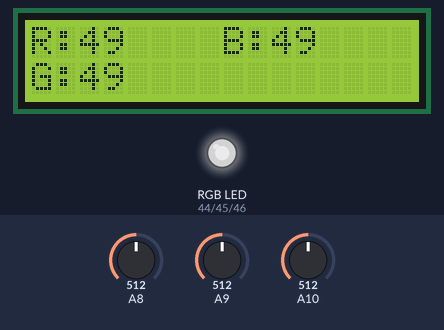
A sketch run on a simulated Arduino Mega 2560, built with avr-gcc and run on an emulated ATmega2560. Shown: 16×2 character LCD, an RGB LED mixed from three pins (HIGH = lit). The inputs (shaded band) are chosen by the test bench; at power-on: A8 = 512, A9 = 512, A10 = 512. Dim RGB values are drawn brighter than linear.

Above: at 1.2 s.
1.3 s: A8 set to 716
At 1.7 s:
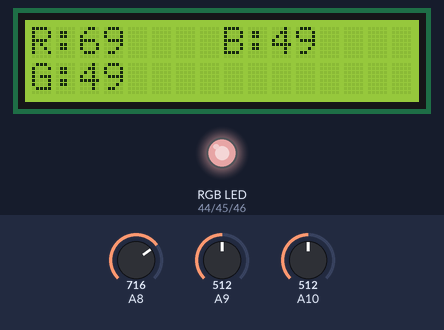
3.8 s: A9 set to 716
At 4.2 s:
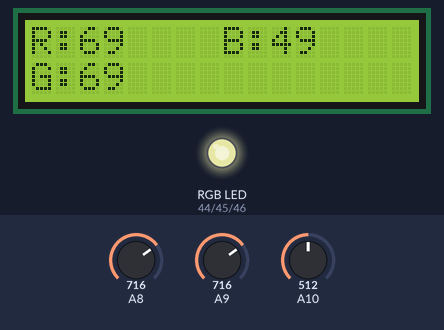
6.4 s: A10 set to 716
At 6.8 s:
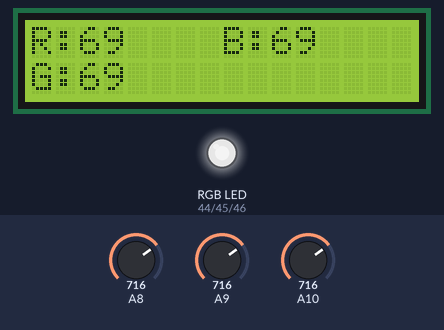
8.9 s: A8 set to 900
At 9.4 s:
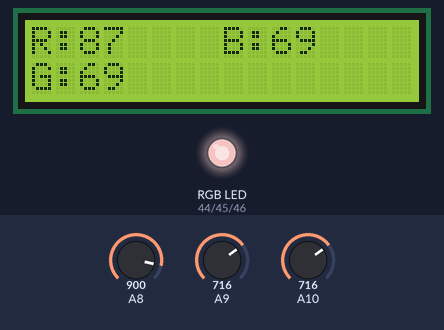
11.5 s: A9 set to 900
At 11.9 s:
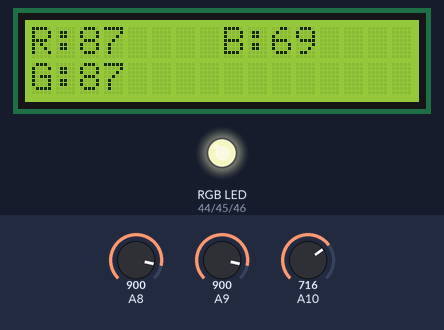
14.0 s: A10 set to 900
At 14.5 s:
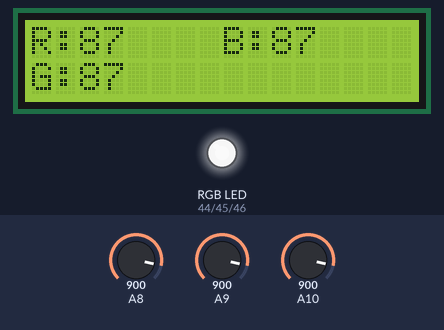
Timing chart, 0 to 17.0 s (numbered marks = the images above; inputs shaded):
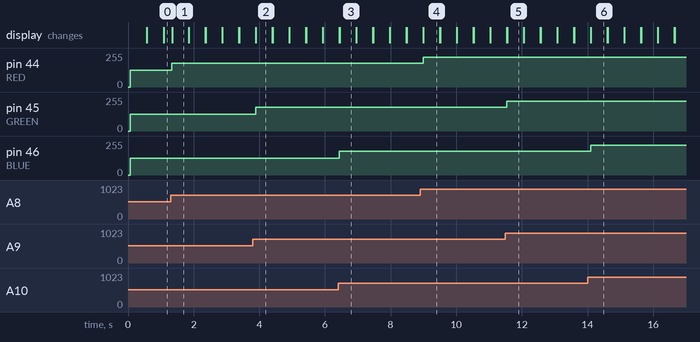

Measured:
- after the input at 1.3 s, pin 44 (RED): 127/255 → 178/255 at once; the display: changes at once (image 1)
- after the input at 3.8 s, pin 45 (GREEN): 127/255 → 178/255 after 0.09 s; the display: first differs from a run without the input after 0.09 s (image 2)
- after the input at 6.4 s, pin 46 (BLUE): 127/255 → 178/255 at once; the display: first differs from a run without the input at once (image 3)
- after the input at 8.9 s, pin 44 (RED): 178/255 → 224/255 after 0.09 s; the display: first differs from a run without the input after 0.10 s (image 4)
- after the input at 11.5 s, pin 45 (GREEN): 178/255 → 224/255 after 0.05 s; the display: first differs from a run without the input after 0.05 s (image 5)
- after the input at 14.0 s, pin 46 (BLUE): 178/255 → 224/255 after 0.10 s; the display: first differs from a run without the input after 0.10 s (image 6)
- what the display in image 1 shows lasts 0.5 s, from 1.3 s to 1.8 s

The sketch:

LED_RGB_potenciometro.ino
```cpp
#include <LiquidCrystal.h>
LiquidCrystal lcd(8, 9, 4, 5, 6, 7);
#define RED 44
#define GREEN 45
#define BLUE 46
int POT1 = A8;
int POT2 = A9;
int POT3 = A10;
void setup() {
  lcd.begin(16, 2);
  pinMode(RED, OUTPUT);
  pinMode(GREEN, OUTPUT);
  pinMode(BLUE, OUTPUT);
  digitalWrite(RED, 0);
  digitalWrite(GREEN, 0);
  digitalWrite(BLUE, 0);
}
void loop() {
  POT1 = analogRead(A8);
  POT1 = map(POT1, 0, 1023, 0, 255);
  analogWrite(RED, POT1);
  POT1 = map(POT1, 0, 255, 0, 100);
  lcd.setCursor(0, 0);
  lcd.print("R:");
  lcd.print(POT1);
  POT2 = analogRead(A9);
  POT2 = map(POT2, 0, 1023, 0, 255);
  analogWrite(GREEN, POT2);
  POT2 = map(POT2, 0, 255, 0, 100);
  lcd.setCursor(0, 1);
  lcd.print("G:");
  lcd.print(POT2);
  POT3 = analogRead(A10);
  POT3 = map(POT3, 0, 1023, 0, 255);
  analogWrite(BLUE, POT3);
  POT3 = map(POT3, 0, 255, 0, 100);
  lcd.setCursor(8, 0);
  lcd.print("B:");
  lcd.print(POT3);
    delay(250);
  lcd.clear();
}
```
